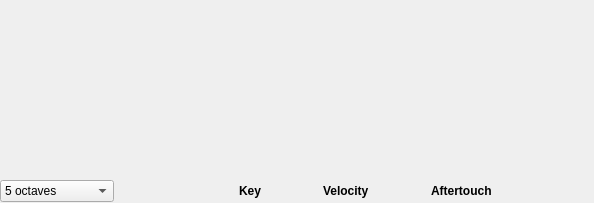
<?xml version="1.0" encoding="UTF-8"?>
<ui version="4.0">
 <class>DialogKeyboard</class>
 <widget class="QDialog" name="DialogKeyboard">
  <property name="geometry">
   <rect>
    <x>0</x>
    <y>0</y>
    <width>594</width>
    <height>203</height>
   </rect>
  </property>
  <property name="windowTitle">
   <string>Virtual keyboard</string>
  </property>
  <property name="windowIcon">
   <iconset resource="../resources.qrc">
    <normaloff>:/misc/polyphone.png</normaloff>:/misc/polyphone.png</iconset>
  </property>
  <layout class="QGridLayout" name="gridLayout">
   <property name="leftMargin">
    <number>0</number>
   </property>
   <property name="topMargin">
    <number>6</number>
   </property>
   <property name="rightMargin">
    <number>0</number>
   </property>
   <property name="bottomMargin">
    <number>0</number>
   </property>
   <property name="horizontalSpacing">
    <number>0</number>
   </property>
   <property name="verticalSpacing">
    <number>6</number>
   </property>
   <item row="0" column="0">
    <layout class="QVBoxLayout" name="topLayout">
     <property name="spacing">
      <number>0</number>
     </property>
     <property name="leftMargin">
      <number>6</number>
     </property>
     <property name="rightMargin">
      <number>6</number>
     </property>
     <item>
      <widget class="PianoKeybdCustom" name="keyboard" native="true">
       <property name="sizePolicy">
        <sizepolicy hsizetype="Preferred" vsizetype="Expanding">
         <horstretch>0</horstretch>
         <verstretch>0</verstretch>
        </sizepolicy>
       </property>
      </widget>
     </item>
     <item>
      <widget class="ControllerArea" name="controllerArea" native="true"/>
     </item>
    </layout>
   </item>
   <item row="2" column="0">
    <widget class="QFrame" name="frameBottom">
     <property name="sizePolicy">
      <sizepolicy hsizetype="Preferred" vsizetype="Maximum">
       <horstretch>0</horstretch>
       <verstretch>0</verstretch>
      </sizepolicy>
     </property>
     <property name="minimumSize">
      <size>
       <width>0</width>
       <height>24</height>
      </size>
     </property>
     <property name="maximumSize">
      <size>
       <width>16777215</width>
       <height>24</height>
      </size>
     </property>
     <property name="frameShape">
      <enum>QFrame::NoFrame</enum>
     </property>
     <property name="frameShadow">
      <enum>QFrame::Raised</enum>
     </property>
     <layout class="QHBoxLayout" name="horizontalLayout">
      <property name="leftMargin">
       <number>0</number>
      </property>
      <property name="topMargin">
       <number>0</number>
      </property>
      <property name="rightMargin">
       <number>0</number>
      </property>
      <property name="bottomMargin">
       <number>0</number>
      </property>
      <item>
       <widget class="QComboBox" name="comboType">
        <item>
         <property name="text">
          <string>5 octaves</string>
         </property>
        </item>
        <item>
         <property name="text">
          <string>6 octaves</string>
         </property>
        </item>
        <item>
         <property name="text">
          <string>88 keys (piano)</string>
         </property>
        </item>
        <item>
         <property name="text">
          <string>128 keys (full)</string>
         </property>
        </item>
       </widget>
      </item>
      <item>
       <spacer name="horizontalSpacer">
        <property name="orientation">
         <enum>Qt::Horizontal</enum>
        </property>
        <property name="sizeHint" stdset="0">
         <size>
          <width>40</width>
          <height>20</height>
         </size>
        </property>
       </spacer>
      </item>
      <item>
       <widget class="QLabel" name="label">
        <property name="font">
         <font>
          <weight>75</weight>
          <bold>true</bold>
         </font>
        </property>
        <property name="text">
         <string>Key</string>
        </property>
       </widget>
      </item>
      <item>
       <widget class="QLabel" name="labelKey">
        <property name="minimumSize">
         <size>
          <width>50</width>
          <height>0</height>
         </size>
        </property>
        <property name="text">
         <string/>
        </property>
       </widget>
      </item>
      <item>
       <widget class="QLabel" name="label_2">
        <property name="font">
         <font>
          <weight>75</weight>
          <bold>true</bold>
         </font>
        </property>
        <property name="text">
         <string>Velocity</string>
        </property>
       </widget>
      </item>
      <item>
       <widget class="QLabel" name="labelVel">
        <property name="minimumSize">
         <size>
          <width>50</width>
          <height>0</height>
         </size>
        </property>
        <property name="text">
         <string/>
        </property>
       </widget>
      </item>
      <item>
       <widget class="QLabel" name="label_3">
        <property name="font">
         <font>
          <weight>75</weight>
          <bold>true</bold>
         </font>
        </property>
        <property name="text">
         <string>Aftertouch</string>
        </property>
       </widget>
      </item>
      <item>
       <widget class="QLabel" name="labelAftertouch">
        <property name="minimumSize">
         <size>
          <width>50</width>
          <height>0</height>
         </size>
        </property>
        <property name="text">
         <string/>
        </property>
       </widget>
      </item>
      <item>
       <widget class="QPushButton" name="pushExpand">
        <property name="cursor">
         <cursorShape>PointingHandCursor</cursorShape>
        </property>
        <property name="text">
         <string/>
        </property>
        <property name="flat">
         <bool>true</bool>
        </property>
       </widget>
      </item>
     </layout>
    </widget>
   </item>
  </layout>
 </widget>
 <customwidgets>
  <customwidget>
   <class>PianoKeybdCustom</class>
   <extends>QWidget</extends>
   <header>pianokeybdcustom.h</header>
   <container>1</container>
  </customwidget>
  <customwidget>
   <class>ControllerArea</class>
   <extends>QWidget</extends>
   <header>controllerarea.h</header>
   <container>1</container>
  </customwidget>
 </customwidgets>
 <resources>
  <include location="../resources.qrc"/>
 </resources>
 <connections/>
</ui>
